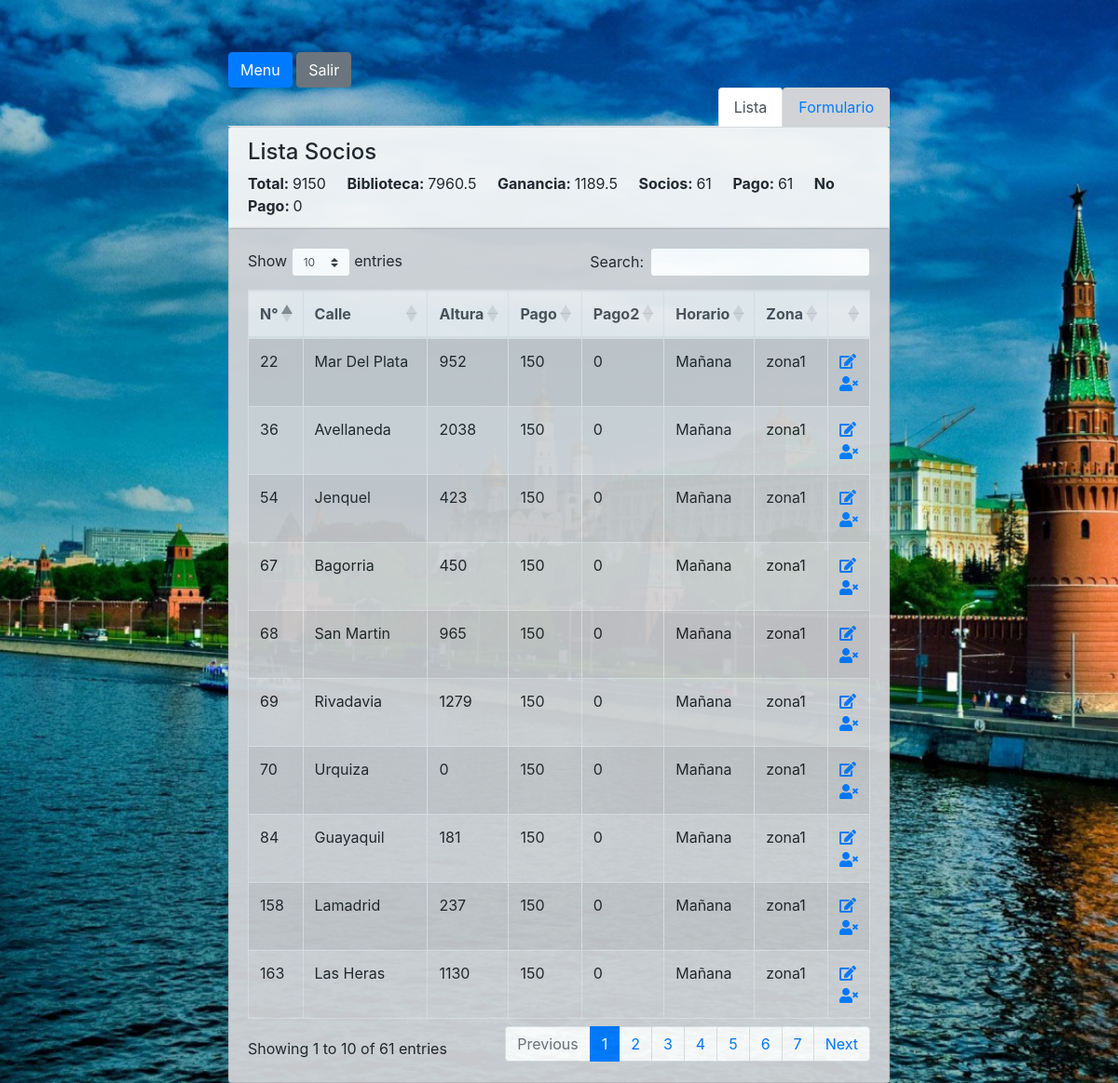
/vistas/home.php (signed in), run on the app's committed database.
### tables this page shows
CREATE TABLE `tabla` (
  `Id` int(11) NOT NULL,
  `N°` int(11) NOT NULL,
  `Calle` int(11) NOT NULL,
  `Altura` int(11) NOT NULL,
  `Pago` int(11) NOT NULL,
  `Pago2` int(11) NOT NULL,
  `Horario` varchar(50) NOT NULL,
  `Zona` varchar(10) NOT NULL
);

CREATE TABLE `calles` (
  `Id` int(11) NOT NULL,
  `Nombre` varchar(50) NOT NULL
);

### vistas/home.php (the view, shortened to what this page needs)
<!DOCTYPE html>
<html lang="es">
<head>
	<link rel="stylesheet" type="text/css" href="../style/home.css" >
    <link rel="stylesheet" href="https://maxcdn.bootstrapcdn.com/bootstrap/4.0.0/css/bootstrap.min.css">
    <link rel="stylesheet" href="https://use.fontawesome.com/releases/v5.0.8/css/solid.css">
	<link rel="stylesheet" href="https://cdnjs.cloudflare.com/ajax/libs/twitter-bootstrap/4.1.1/css/bootstrap.css">
	<link rel="stylesheet" href="https://cdn.datatables.net/1.10.19/css/dataTables.bootstrap4.min.css">
</head>
<body>
	<div class="container">
		<div class="mx-auto col-sm-8 main-section" id="myTab" role="tablist">
			<a href='menu.php'> <button type='button' class='btn btn-primary'>Menu</button></a>
			<a href="../include/closeSession.php"><button type='button' class='btn btn-secondary'>Salir</button></a>
			<ul class="nav nav-tabs justify-content-end">
				<li class="nav-item">
					<a class="nav-link active" id="list-tab" data-toggle="tab" href="#list" role="tab" aria-controls="list" aria-selected="false">Lista</a>
				</li>
				<li class="nav-item">
					<a class="nav-link" id="form-tab" data-toggle="tab" href="#form" role="tab" aria-controls="form" aria-selected="true">Formulario</a>
				</li>
			</ul>
			<div class="tab-content" id="myTabContent">
				<div class="tab-pane fade show active" id="list" role="tabpanel" aria-labelledby="list-tab">
					<div class="card">
						<div class="card-header">
							<h4>Lista Socios</h4>
							<?php
								include_once '../include/db.php';
								$sql = "SELECT T.*, C.Nombre FROM tabla T INNER JOIN calles C ON C.Id = T.Calle";
								$consulta = $conexion->prepare($sql);
								$consulta->execute();
								$resultado = $consulta->fetchAll();
								$total=0;
								$totalSocio=0;
								$totalPago=0;
								$totalNoPago=0;
								foreach ($resultado as $valor) {
									$total= $total+($valor["Pago"]+$valor["Pago2"]);
									$totalSocio++;
									if(($valor["Pago"]>0) || ($valor["Pago2"]>0)){
										$totalPago++;
									}else{
										$totalNoPago++;
									}
								}
								$biblioteca= ($total*87)/100;
								$ganancia=($total*13)/100;
								echo "<div><b>Total: </b>".$total.
								"&nbsp;&nbsp;&nbsp;&nbsp;&nbsp;<b>Biblioteca: </b>".$biblioteca.
								"&nbsp;&nbsp;&nbsp;&nbsp;&nbsp;<b>Ganancia: </b>".$ganancia.
								"&nbsp;&nbsp;&nbsp;&nbsp;&nbsp;<b>Socios: </b>".$totalSocio.
								"&nbsp;&nbsp;&nbsp;&nbsp;&nbsp;<b>Pago: </b>".$totalPago.
								"&nbsp;&nbsp;&nbsp;&nbsp;&nbsp;<b>No Pago: </b>".$totalNoPago."</div>";
							?>
						</div>
						<div class="card-body">
							<div class="table-responsive">
								<?php
									echo "<table id='userList' class='table table-bordered table-hover table-striped'>";
										echo "<thead class='thead-light'>";
											echo "<tr>";
												echo "<th scope='col'>N°</th>";
												echo "<th scope='col'>Calle</th>";
												echo "<th scope='col'>Altura</th>";
												echo "<th scope='col'>Pago</th>";
												echo "<th scope='col'>Pago2</th>";
												echo "<th scope='col'>Horario</th>";
												echo "<th scope='col'>Zona</th>";
												echo "<th></th>";
											echo "</tr>";
										echo "</thead>";
										echo "<tbody>";
										foreach ($resultado as $registro) {
											echo "<tr>";
												echo "<td scope='row'>".$registro['N°']."</td>";
												echo "<td>".$registro['Nombre']."</td>";
												echo "<td>".$registro['Altura']."</td>";
												echo "<td>".$registro['Pago']."</td>";
												echo "<td>".$registro['Pago2']."</td>";
												echo "<td>".$registro['Horario']."</td>";
												echo "<td>".$registro['Zona']."</td>";
												echo "<td><a href='formularioEdicion.php?id=".$registro['Id']."'><i class='fas fa-edit'></i></a>
												 <a onclick='return eliminar()' href='../eliminar.php?id=".$registro['Id']."'><i class='fas fa-user-times'></i></a></td>";
											echo "</tr>";
										}
										echo "</tbody>";
									echo "</table>";
								?>
							</div>
						</div>
					</div>
				</div>
			</div>
		</div>
	</div>
</body>
</html>

### style/home.css (style rules this page uses)
body { background: url(../img/wallpaper.jpg) no-repeat center center fixed; background-size: cover; }
.main-section { margin:0 auto; margin-top:5%; }
.card { opacity: .95; }
.card-body { background-color: #d1d3d6; box-shadow: 0px 0px 3px #848484; }
.nav-tabs .nav-item a:not(.active) { background-color: #d1d3d6; }
.nav-tabs { border-bottom:0px; }

### data on the page
tabla: value "22", calles.Nombre "Mar Del Plata", Altura "952", Pago "150", Pago2 "0", Horario "Mañana", Zona "zona1"
tabla: value "36", calles.Nombre "Avellaneda", Altura "2038", Pago "150", Pago2 "0", Horario "Mañana", Zona "zona1"
tabla: value "54", calles.Nombre "Jenquel", Altura "423", Pago "150", Pago2 "0", Horario "Mañana", Zona "zona1"
tabla: value "67", calles.Nombre "Bagorria", Altura "450", Pago "150", Pago2 "0", Horario "Mañana", Zona "zona1"
tabla: value "68", calles.Nombre "San Martin", Altura "965", Pago "150", Pago2 "0", Horario "Mañana", Zona "zona1"
tabla: value "69", calles.Nombre "Rivadavia", Altura "1279", Pago "150", Pago2 "0", Horario "Mañana", Zona "zona1"
tabla: value "70", calles.Nombre "Urquiza", Altura "0", Pago "150", Pago2 "0", Horario "Mañana", Zona "zona1"
tabla: value "84", calles.Nombre "Guayaquil", Altura "181", Pago "150", Pago2 "0", Horario "Mañana", Zona "zona1"
tabla: value "158", calles.Nombre "Lamadrid", Altura "237", Pago "150", Pago2 "0", Horario "Mañana", Zona "zona1"
tabla: value "163", calles.Nombre "Las Heras", Altura "1130", Pago "150", Pago2 "0", Horario "Mañana", Zona "zona1"

### other printed values
$total "9150"
$biblioteca "7960.5"
$ganancia "1189.5"
$totalSocio "61"
$totalPago "61"
$totalNoPago "0"
